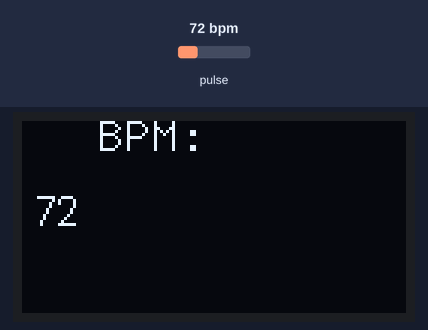
Recording of a sketch running on a simulated Arduino Uno, built with avr-gcc and run on an emulated ATmega328P. On the bench: 128×64 one-colour display. Inputs (shaded band) come from the test bench; at power-on: pulse 72 bpm. What the sketch prints to the serial monitor is not drawn.

Above: at 2.2 s.
2.3 s: pulse set to 42 bpm
At 4.4 s:
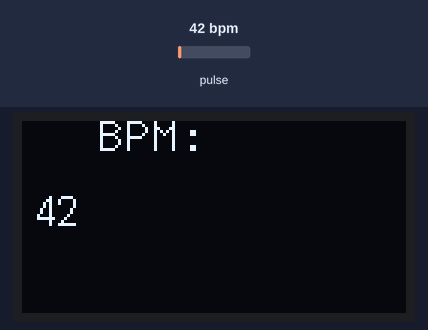
5.0 s: pulse set to 70 bpm
At 5.4 s:
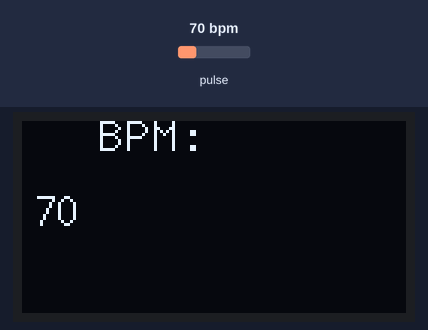
6.5 s: pulse set to 100 bpm
At 8.8 s:
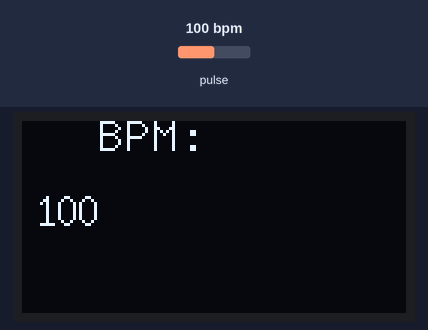
Timing chart, 0 to 10.3 s (numbered marks = the images above; inputs shaded):
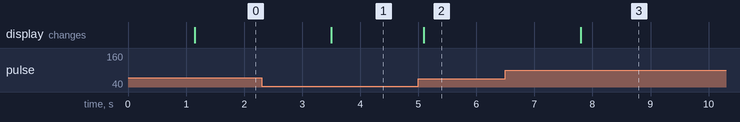

The sketch:

sms-heart-beat.ino
```cpp
/*
Heart Rate and SMS Alarm System with Arduino

Pulse Sensor, OLED 0.96' Screen, Mini A6 GSM Board
By: MeqdadDev
*/

#include "U8glib.h"
#include <PulseSensorPlayground.h>
#include <SoftwareSerial.h>

#define USE_ARDUINO_INTERRUPTS true // Include necessary libraries
#define GSM_TX 2                    // Arduino pin 2 to UTX
#define GSM_RX 3                    // Arduino pin 3 to URX

SoftwareSerial sim(GSM_RX, GSM_TX); //
// The GSM
String number = "00970568098889"; //-> change with your number

U8GLIB_SSD1306_128X64 u8g(U8G_I2C_OPT_NONE);
unsigned long previousMillis = 0;
const long interval = 1000; // Update OLED every 1 second

// Constants
const int PULSE_SENSOR_PIN = 0; // Analog PIN where the PulseSensor is connected
const int THRESHOLD = 550;      // Threshold for detecting a heartbeat

// Create PulseSensorPlayground object
PulseSensorPlayground pulseSensor;

void printOLED(int bpm)
{
  u8g.setFont(u8g_font_9x18);
  u8g.drawStr(25, 10, "BPM: ");
  u8g.setFont(u8g_font_7x14);
  u8g.drawStr(5, 35, String(bpm).c_str());
}

void setup()
{
  // Initialize Serial Monitor
  Serial.begin(9600);

  Serial.println("System Started...");
  sim.begin(115200);
  delay(1000);

  Serial.println("Communicating GSM/GPS.....");

  // sms();   //send sms
  // call();  //call to us

  // Configure PulseSensor
  pulseSensor.analogInput(PULSE_SENSOR_PIN);
  pulseSensor.setThreshold(THRESHOLD);

  // Check if PulseSensor is initialized
  if (pulseSensor.begin())
  {
    Serial.println("PulseSensor object created successfully!");
  }
}

void loop()
{
  unsigned long currentMillis = millis();

  // Get the current Beats Per Minute (BPM)
  int currentBPM = pulseSensor.getBeatsPerMinute();
  Serial.print("Current BPM: ");
  Serial.println(currentBPM);

  // Check if a heartbeat is detected
  if (pulseSensor.sawStartOfBeat())
  {
    Serial.println("♥ A HeartBeat Happened!");
    Serial.print("BPM: ");
    Serial.println(currentBPM);

    // Update OLED screen at a specific interval
    if (currentMillis - previousMillis >= interval)
    {
      previousMillis = currentMillis;
      // picture loop
      u8g.firstPage();
      do
      {
        u8g.setFont(u8g_font_9x18);
        u8g.drawStr(25, 10, "BPM: ");
        u8g.setFont(u8g_font_7x14);
        u8g.drawStr(5, 35, String(currentBPM).c_str());
        // printOLED(currentBPM);
        u8g.setColorIndex(1);
      } while (u8g.nextPage());
    }
  }

  // Add a small delay to reduce CPU usage
  delay(250);
}

//----------- GSM Functions ------------------------

void sms()
{
  Serial.println("Sending Message");
  sim.println("AT+CMGF=1"); // Sets the GSM Module in Text Mode
  delay(1000);
  Serial.println("Set SMS Number");
  sim.println("AT+CMGS=\"" + number + "\"\r"); // Mobile phone number to send message
  delay(1000);
  String SMS = "Sample SMS is sending....."; // sms content

  sim.println(SMS);

  delay(100);
  sim.println((char)26); // ASCII code of CTRL+Z
  delay(1000);
}

void call()
{
  sim.print(F("ATD"));
  sim.print(number);
  sim.print(F(";\r\n"));
}
```

Measured:
- after the input at 2.3 s, the display: changes after 1.2 s (image 1)
- after the input at 5.0 s, the display: changes after 0.10 s (image 2)
- after the input at 6.5 s, the display: changes after 1.3 s (image 3)
